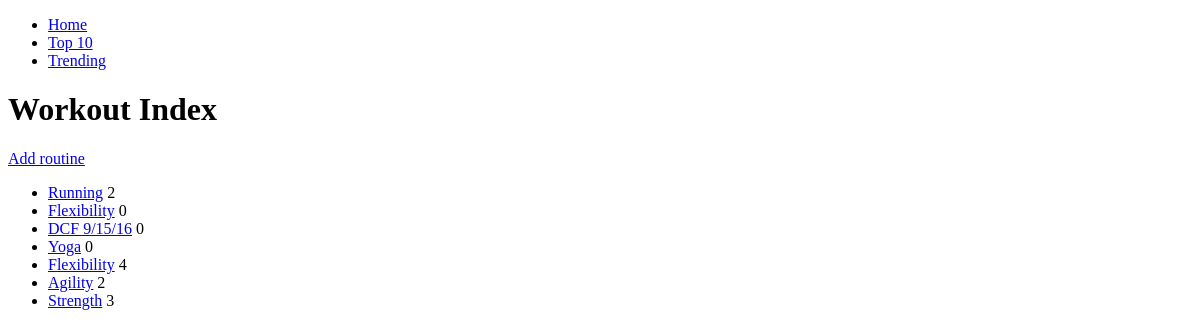
The page /workouts/ on the database as committed earlier.
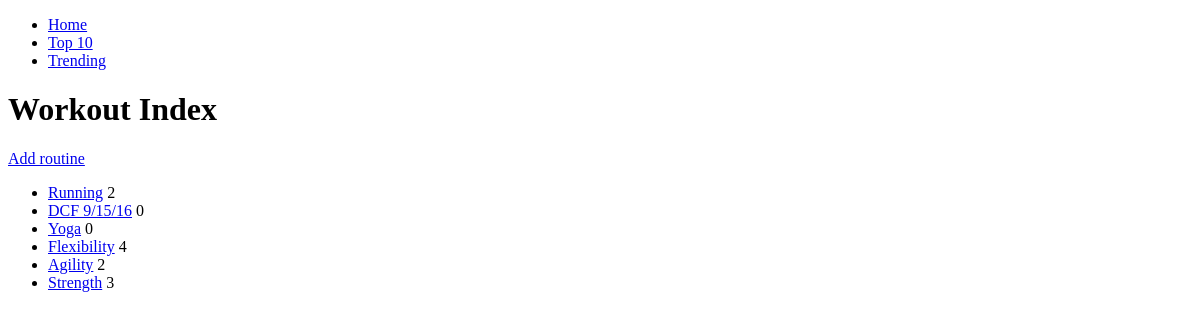
The same page on the database as committed later.
### workouts/models.py (models this page shows, shortened)
class Routine(models.Model):
  routine_text = models.CharField(max_length=200)
  pub_date = models.DateTimeField('date published')
  likes = models.IntegerField(default=0)

### workouts/views.py (the view)
def index(request):
  latest_routine_list = Routine.objects.order_by('-pub_date')[:10]
  context = {'routine_list': latest_routine_list}
  return render(request, 'workouts/index.html', context)

### workouts/templates/workouts/index.html
{% extends "./base.html" %}
{% block content %}
<h1>Workout Index</h1>
<p><a href="{% url 'workouts:add_routine' %}">Add routine</a></p>
{% if routine_list %}
    <ul>
    {% for routine in routine_list %}
        <li><a href="{% url 'workouts:detail' routine.id %}">{{ routine.routine_text }}</a><span>  {{ routine.likes }}</span></li>
    {% endfor %}
    </ul>
{% else %}
    <p>No routines are available.</p>
{% endif %}
{% endblock content %}

### workouts/templates/workouts/base.html (shortened to what this page needs)
<!DOCTYPE html>
<html lang="en">
  <head>
  </head>
  <body>
    <div id="sidebar">
      {% block sidebar %}
      <ul>
        <li><a href="{% url 'workouts:index' %}">Home</a></li>
        <li><a href="{% url 'workouts:sort_by_likes' %}">Top 10</a></li>
        <li><a href="{% url 'workouts:trending' %}">Trending</a></li>
      </ul>
      {% endblock sidebar %}
    </div>
    <div id="content">
      {% block content %}{% endblock %}
    </div>
  </body>
</html>

Rows that differ between the two databases and show on the page:
removed Routine: routine_text "Flexibility", likes "0"
